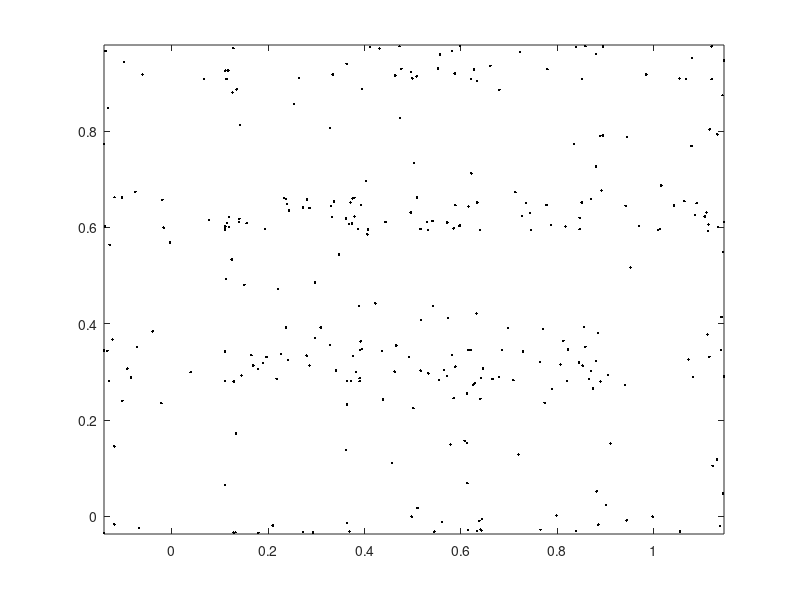

Write the MATLAB code that produced this figure. (Note: this script raises an error after producing the figure.)
%% create graphs based on different rules, but using the same initial dataset
%create sample data:
dat=rand(300,2);
dat(:,1)=dat(:,1)-0.2*sin(dat(:,1)*25); dat(:,2)=dat(:,2)-0.1*sin(dat(:,2)*20);
plot(dat(:,1), dat(:,2), 'k.'); axis equal
% dat=load('dat'); dat=dat.dat; %import this data to compare the different graph creation rules 
%% tau rule graph
tau=linspace(1,3,3);
for j = 1:3
    j
    clear edglst
edglst=Create_Tau_Rule_graph(dat,tau(j));
subplot(1,3,j)
plot(dat(:,1),dat(:,2),'bo','markersize', 4)
hold on
line([dat(edglst(:,1),1)'; dat(edglst(:,2),1)'], [dat(edglst(:,1),2)'; dat(edglst(:,2),2)'], 'color', 'k'); axis square
title(['\tau = ' num2str(tau(j))], 'fontsize', 14)
end
%% Epsilon ball graph
ep=linspace(0.05,0.1,3);
K=100;
for j = 1:3
    j
    clear edglst
edglst=Create_epsilonball_graph(dat,K,ep(j))
subplot(1,3,j)
plot(dat(:,1),dat(:,2),'bo','markersize', 4)
hold on
line([dat(edglst(:,1),1)'; dat(edglst(:,2),1)'], [dat(edglst(:,1),2)'; dat(edglst(:,2),2)'], 'color', 'k'); axis square
title(['\epsilon = ' num2str(ep(j))], 'fontsize', 14)
end
%% KNN graph
K=[1,3,5];
for j = 1:3
    j
    clear edglst
edglst=Create_KNN_graph(dat,K(j))
subplot(1,3,j)
plot(dat(:,1),dat(:,2),'bo','markersize', 4)
hold on
line([dat(edglst(:,1),1)'; dat(edglst(:,2),1)'], [dat(edglst(:,1),2)'; dat(edglst(:,2),2)'], 'color', 'k'); axis square
title(['K = ' num2str(K(j))], 'fontsize', 14)
end
%% generate 2D rectangular lattice network
intr=[0.05, 0.1, 0.2];

for j = 1:3
    j
    clear edglst
    [XX YY]=meshgrid(0:intr(j):1,  0:intr(j):1);
    dat2=[XX(:), YY(:)];
    [inds, edglst]=Create_Lattice_Network_2D(XX)
    subplot(1,3,j)
    plot(dat2(:,1),dat2(:,2),'bo','markersize', 4)
    hold on
    line([dat2(edglst(:,1),1)'; dat2(edglst(:,2),1)'], [dat2(edglst(:,1),2)'; dat2(edglst(:,2),2)'], 'color', 'k'); axis square
    title(['int = ' num2str(intr(j))], 'fontsize', 14)
end